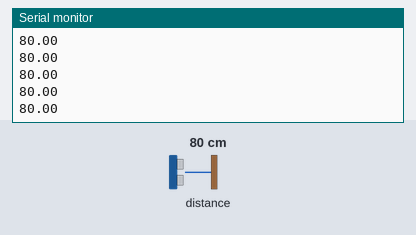
This sketch was run on a simulated Arduino Uno, built with avr-gcc and run on an emulated ATmega328P. Shown: the last lines printed to the serial monitor. Inputs (shaded band) come from the test bench; at power-on: distance to the obstacle 80 cm.

Above: at 1.2 s.
1.3 s: distance to the obstacle set to 250 cm
At 1.49 s:
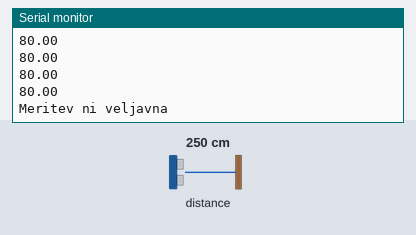
3.4 s: distance to the obstacle set to 2 cm
At 3.49 s:
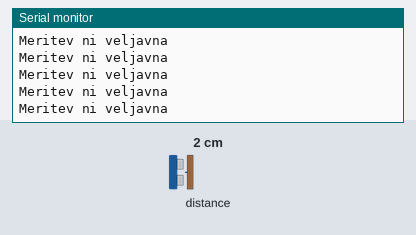

Measured:
- after the input at 1.3 s, the serial monitor: prints a new line after 0.07 s (image 1)

The sketch:

lidar_ide.ino
```cpp
#include <Wire.h>
#include <Adafruit_VL53L0X.h>

Adafruit_VL53L0X lidar;

void setup() {
    Serial.begin(9600);  // Nastavi serijsko komunikacijo
    Wire.begin();        // Inicializiraj I2C komunikacijo

    if (!lidar.begin()) {
        Serial.println("Napaka: Senzor ni zaznan!");
        while (1);  // Ustavi program
    }
    Serial.println("Senzor VL53L0X pripravljen.");
}

void loop() {
    VL53L0X_RangingMeasurementData_t measure;

    lidar.rangingTest(&measure, false);

    if (measure.RangeStatus != 4) {  // Če je meritev veljavna
        Serial.println(measure.RangeMilliMeter / 10.0);  // Pretvori mm v cm
    } else {
        Serial.println("Meritev ni veljavna");
    }

    delay(100);  // Počakaj 500 ms pred naslednjo meritvijo
}
```
